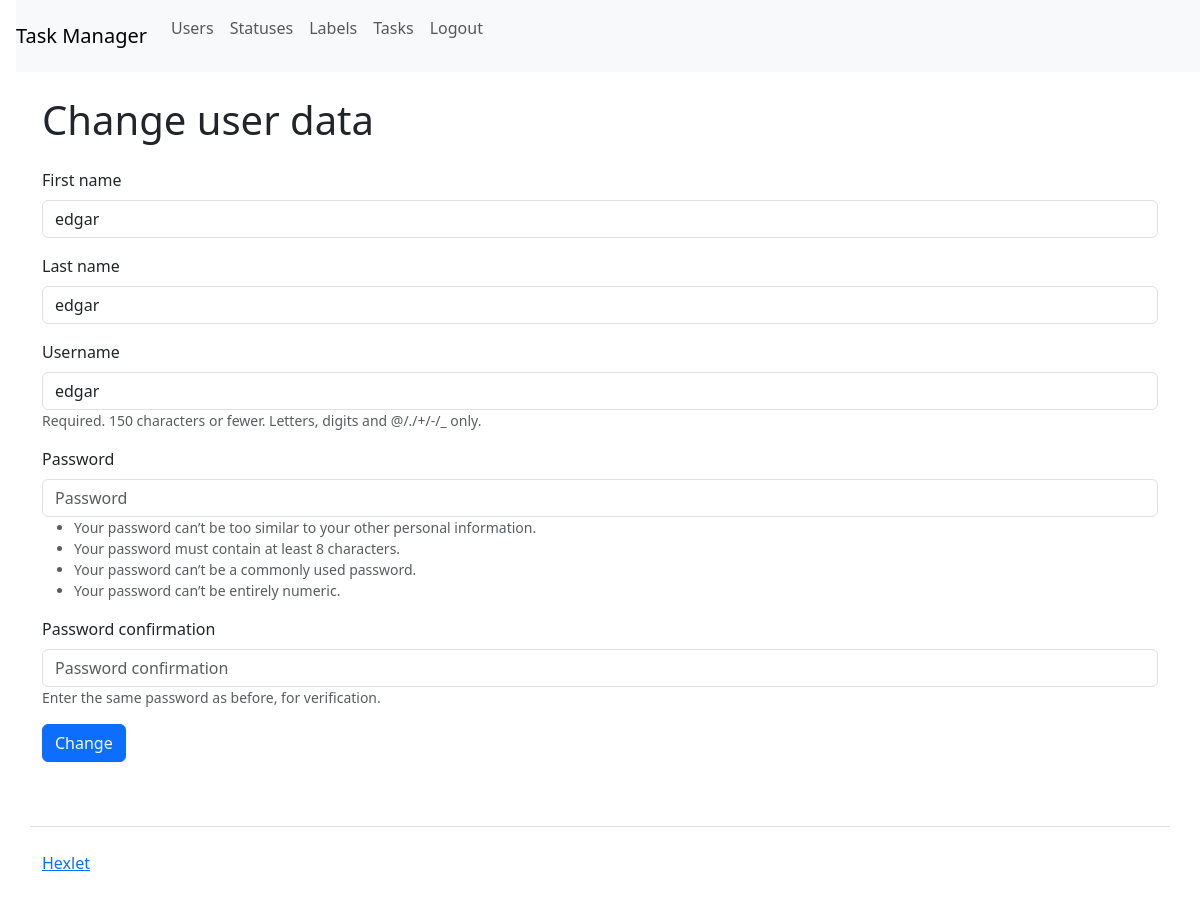
The app's page /users/1/update/ (signed in) with its own data.
### task_manager/users/models.py (models this page shows)
class User(AbstractUser):
    def __str__(self):
        return self.get_full_name()

### task_manager/users/views.py (the view, shortened to what this page needs)
# urls.py: path('<int:pk>/update/', views.UserUpdateView.as_view(), name='user_update'),
class UserUpdateView(SuccessMessageMixin, UpdateView):
    form_class = UserForm
    model = get_user_model()
    template_name = 'users/update.html'
    success_url = reverse_lazy('users')
    success_message = _('User data changed successfully')
    error_message = _('Incorrect data, please try again')
    def get(self, request, *args, **kwargs):
        user_id = self.request.user.id
        url_id = kwargs.get('pk')
        if url_id != user_id:
            messages.error(self.request, _('No access rights'))
            return redirect(reverse_lazy('users'))
        return super().get(request, *args, **kwargs)

### task_manager/users/forms.py
class UserForm(UserCreationForm):
    class Meta:
        model = get_user_model()
        fields = ('first_name', 'last_name', 'username', 'password1', 'password2')

### task_manager/templates/users/update.html (shortened to what this page needs)
{% extends 'base.html' %}
{% load django_bootstrap5 %}
{% load i18n %}
{% block content %}
<div class="container wrapper flex-grow-1">
	<h1 class="my-4">
		{% translate 'Change user data' %}
	</h1>
<form method="post">
      {% bootstrap_form form %}
      {% translate "Change" as button_text %}
      {% bootstrap_button button_type="submit" content=button_text %}
</form>
    </div>
{% endblock %}

### records on screen
User: first_name "edgar", last_name "edgar", username "edgar"
